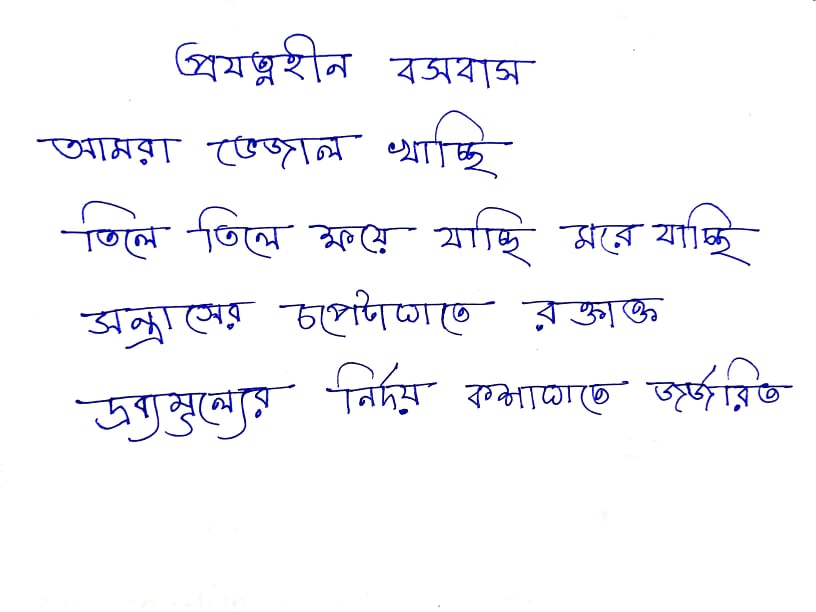
#> input picture OCR/full project/images/12.jpg, 816 x 612 px
$ python character.py
#> lines starting #> are read from the running program, lines starting #| are printed output that depends on the picture; after the words box and inside, x2 and y2 are one past the last pixel; in counts of white or black regions, pixels touching at a corner belong together
import cv2
import numpy as np
from matplotlib import pyplot as plt

IMG_DIR = 'images/'


image = cv2.imread(IMG_DIR + '12.jpg')
#> image is the input picture: shape (612, 816, 3); mean B, G, R 250.2, 246.7, 246.7
gray = cv2.cvtColor(image,cv2.COLOR_BGR2GRAY)
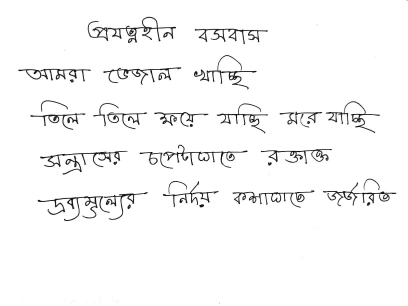
#> gray: shape (612, 816) (shown at 1/2 size); min 2, max 255, mean 247.1
thresh = cv2.threshold(gray, 0, 255, cv2.THRESH_BINARY_INV + cv2.THRESH_OTSU)[1]
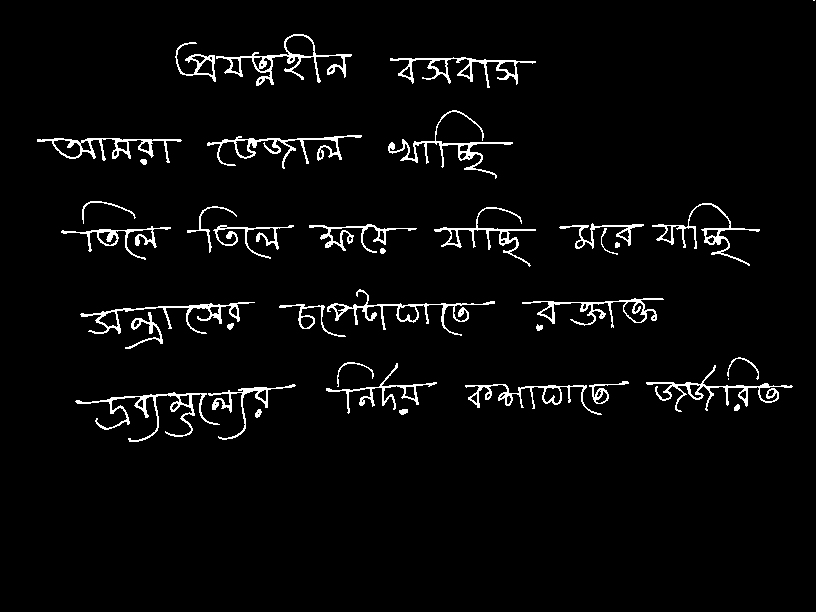
#> thresh: shape (612, 816); 3.5% white in thin lines or dots, all inside (x1, y1, x2, y2) = (37, 0, 815, 442)

# Remove horizontal
horizontal_kernel = cv2.getStructuringElement(cv2.MORPH_RECT, (12,1))
detected_lines = cv2.morphologyEx(thresh, cv2.MORPH_OPEN, horizontal_kernel, iterations=2)
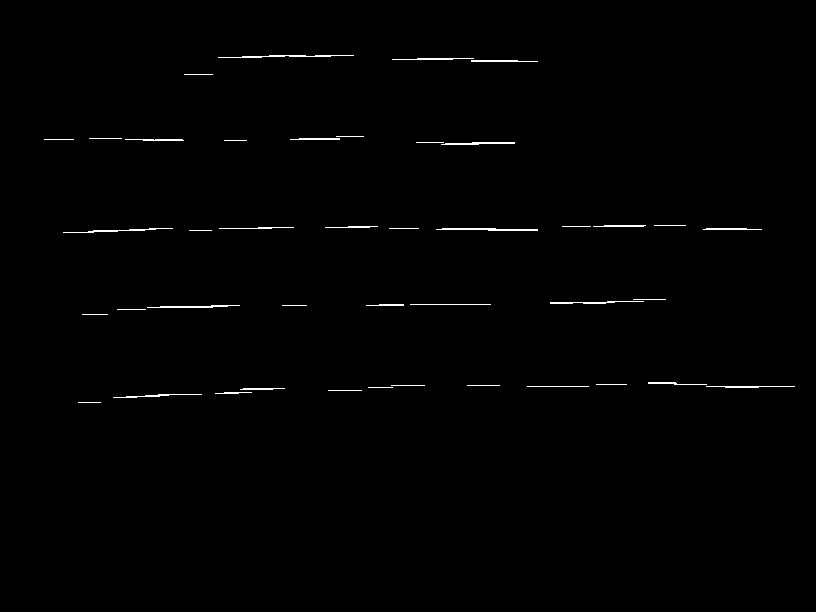
#> detected_lines: shape (612, 816); 0.61% white in thin lines or dots, all inside (x1, y1, x2, y2) = (44, 55, 795, 403)
cnts = cv2.findContours(detected_lines, cv2.RETR_EXTERNAL, cv2.CHAIN_APPROX_SIMPLE)
#> cnts = 42 contours, 24 with area under 20; largest, box (x1, y1, x2, y2) and area: (436, 228, 538, 231) 104, (441, 142, 515, 145) 76, (147, 305, 240, 308) 70, (218, 55, 354, 58) 69, (63, 228, 173, 233) 54
cnts = cnts[0] if len(cnts) == 2 else cnts[1]
for c in cnts:
    cv2.drawContours(image, [c], -1, (255,255,255), 2)
#> this loop made 42 passes
#> c on passes 1, 4, 6, 8, 9, 10, 11, 13: [[78, 402], [100, 402]], [[328, 390], [361, 390]], [[368, 387], [392, 387]], [[527, 386], [588, 386]], [[467, 385], [499, 385]], [[391, 385], [424, 385]], [[596, 384], [626, 384]], [[82, 314], [107, 314]]
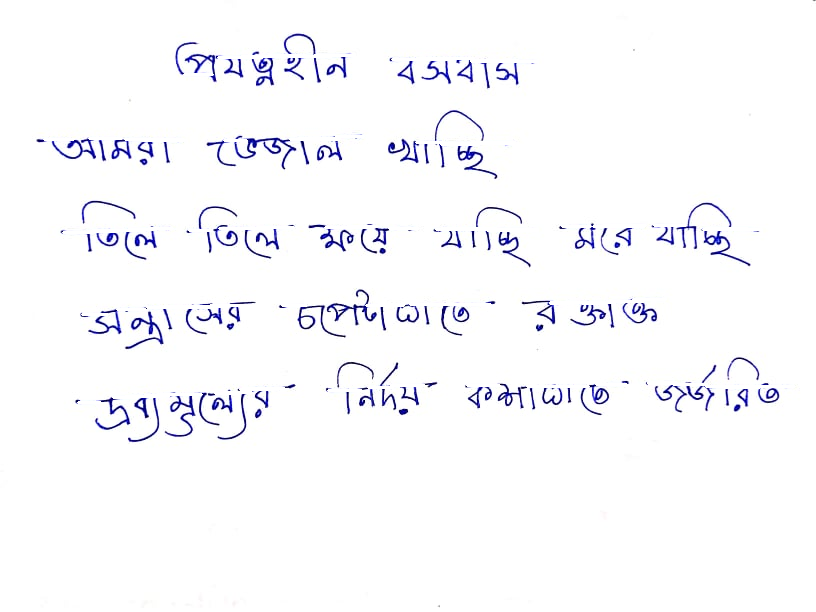
#> image: shape (612, 816, 3); 1.51% of pixels changed, all inside (x1, y1, x2, y2) = (43, 54, 796, 404)

# Repair image
repair_kernel = cv2.getStructuringElement(cv2.MORPH_RECT, (1,6))
#> repair_kernel = [1, 1, 1, 1, 1, 1]
result = 255 - cv2.morphologyEx(255 - image, cv2.MORPH_CLOSE, repair_kernel, iterations=1)

result=cv2.cvtColor(result, cv2.COLOR_BGR2GRAY);
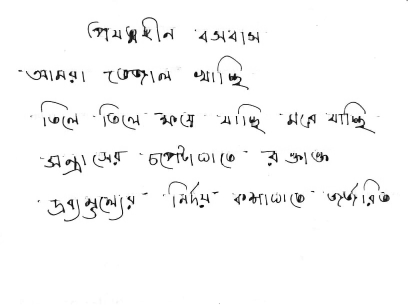
#> result: shape (612, 816) (shown at 1/2 size); min 2, max 255, mean 248.2
result = cv2.threshold(result, 0, 255, cv2.THRESH_BINARY_INV + cv2.THRESH_OTSU)[1]
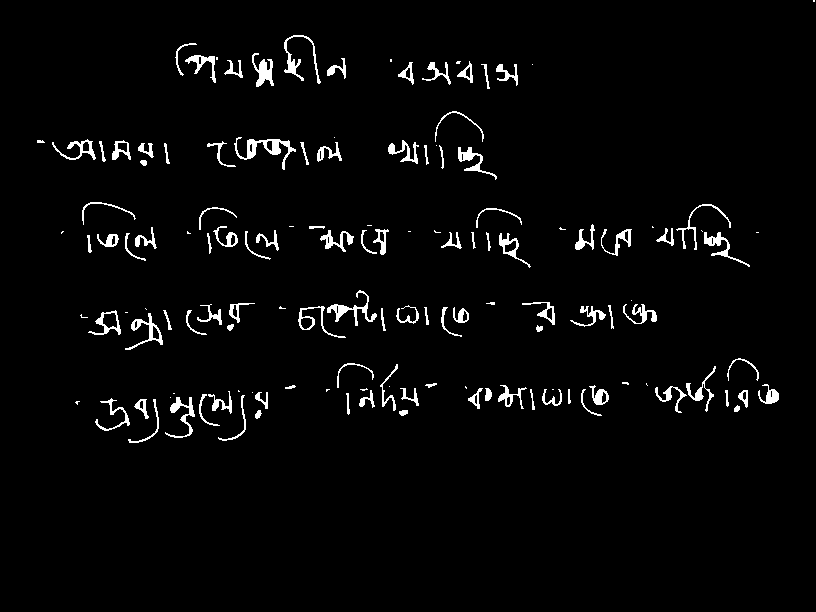
#> result: shape (612, 816); 2.9% white; 137 white regions (35 under 20 px)
contours, hierarchy = cv2.findContours(result,cv2.RETR_EXTERNAL,cv2.CHAIN_APPROX_NONE)
#> contours = 137 contours, 40 with area under 20; largest, box (x1, y1, x2, y2) and area: (234, 137, 296, 170) 478, (88, 310, 121, 335) 344, (125, 313, 163, 350) 318, (327, 290, 377, 326) 300, (252, 53, 274, 87) 276


for contour in contours:
    [x,y,w,h] = cv2.boundingRect(contour)
    if w <1 and h<1:
        continue
    cv2.rectangle(image,(x,y),(x+w,y+h),(255,0,255),1)
#> this loop made 137 passes
#> (x, y, w, h) on passes 1 to 8: (399, 410, 9, 6), (255, 410, 7, 9), (734, 405, 6, 7), (75, 401, 5, 4), (128, 399, 31, 44), (134, 399, 15, 20), (95, 398, 35, 33), (165, 397, 30, 41)
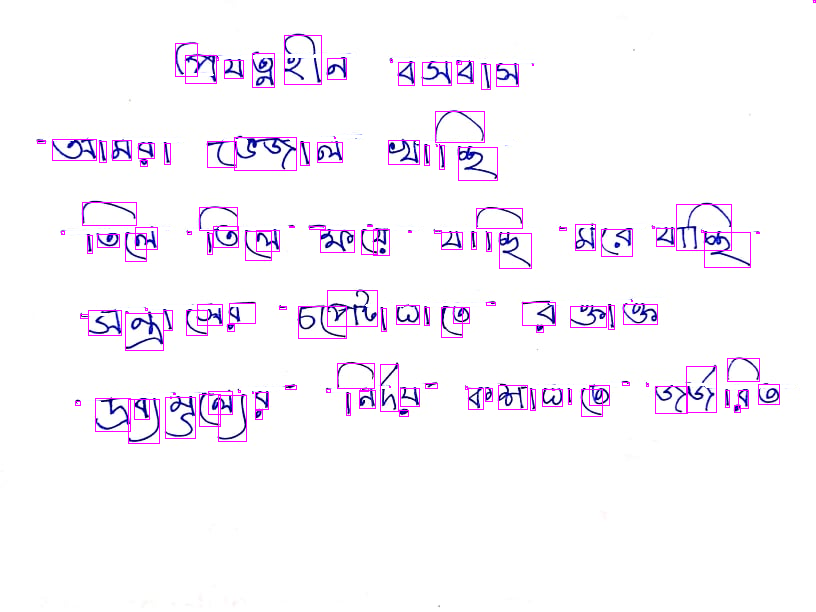
#> image: shape (612, 816, 3); 1.89% of pixels changed, all inside (x1, y1, x2, y2) = (37, 0, 816, 444)


cv2.imwrite("12.png", image)

$ run again, with OCR/full project/images/1.jpg copied over OCR/full project/images/12.jpg
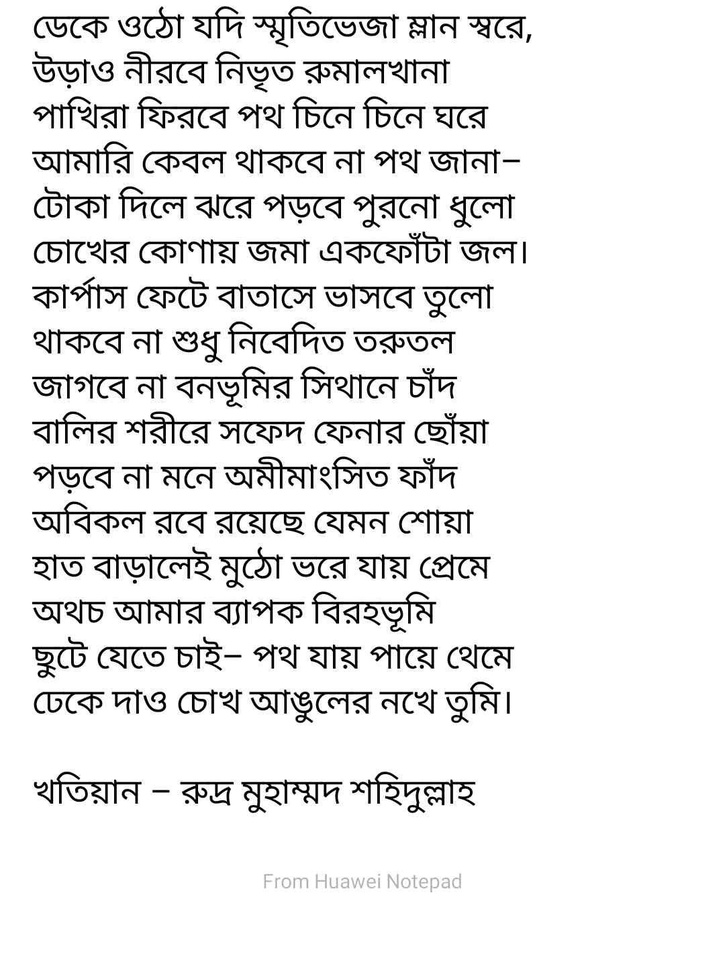
#> input picture OCR/full project/images/1.jpg, 725 x 973 px, shrunk from 1080 x 1448 before the run
#> image is the input picture: shape (973, 725, 3); min 0, max 255, mean 232.8
#> `thresh = cv2.threshold(gray, 0, 255, cv2.THRESH_BINARY_INV + cv2.THRES..`:
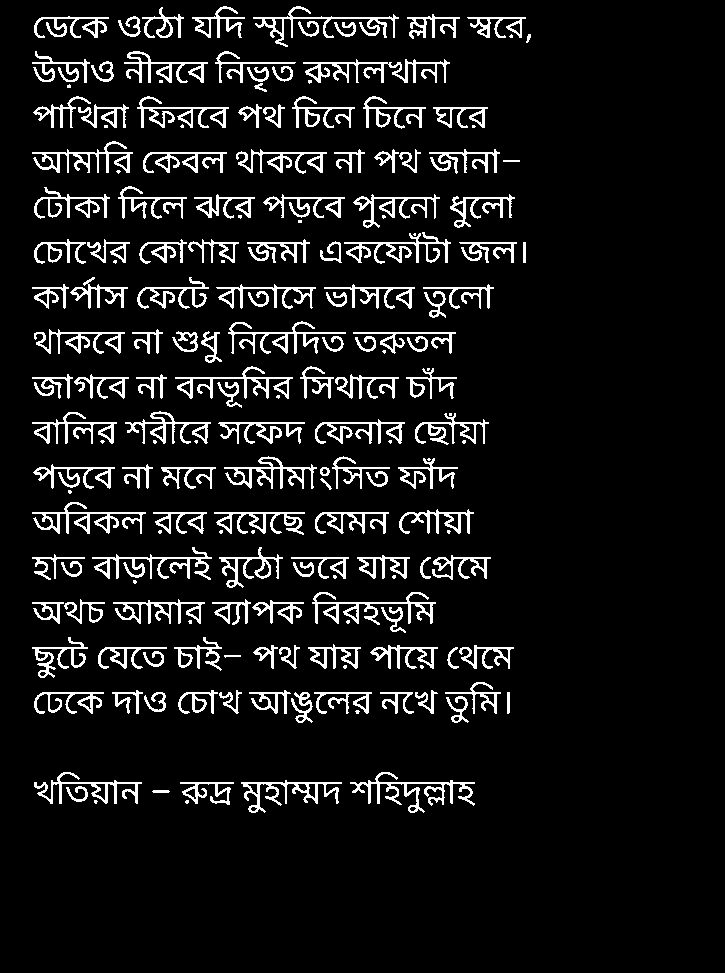
#> thresh: shape (973, 725); 8.5% white in thin lines or dots, all inside (x1, y1, x2, y2) = (32, 6, 531, 813)
#> detected_lines: shape (973, 725); 1.7% white in thin lines or dots, all inside (x1, y1, x2, y2) = (34, 17, 528, 784)
#> cnts = 97 contours, 1 with area under 20; largest, box (x1, y1, x2, y2) and area: (255, 17, 401, 19) 138, (314, 602, 438, 604) 123, (177, 377, 295, 379) 117, (230, 332, 348, 334) 117, (94, 557, 214, 559) 116
#> the loop `for c in cnts:` made 97 passes
#> c on passes 3, 5, 6, 7, 12, 16, 17, 18: [[182, 782], [182, 783], [235, 783], [235, 782]], [[447, 692], [447, 693], [502, 693], [502, 692]], [[382, 692], [382, 693], [414, 693], [414, 692]], [[316, 692], [316, 693], [373, 693], [373, 692]], [[476, 647], [476, 648], [515, 648], [515, 647]], [[107, 647], [106, 648], [168, 648], [168, 647]], [[34, 647], [34, 648], [89, 648], [89, 647]], [[314, 602], [314, 603], [437, 603], [437, 602]]
#> repair_kernel = [1, 1, 1, 1, 1, 1]
#> contours = 455 contours, 64 with area under 20; largest, box (x1, y1, x2, y2) and area: (35, 651, 56, 679) 376, (291, 693, 313, 724) 362, (432, 556, 453, 581) 354, (172, 332, 198, 353) 350, (150, 412, 175, 445) 334
#> the loop `for contour in contours:` made 455 passes
#> (x, y, w, h) on passes 1 to 3: (152, 791, 18, 3), (66, 787, 22, 16), (458, 786, 17, 21)
#> after the loop `for contour in contours:`:
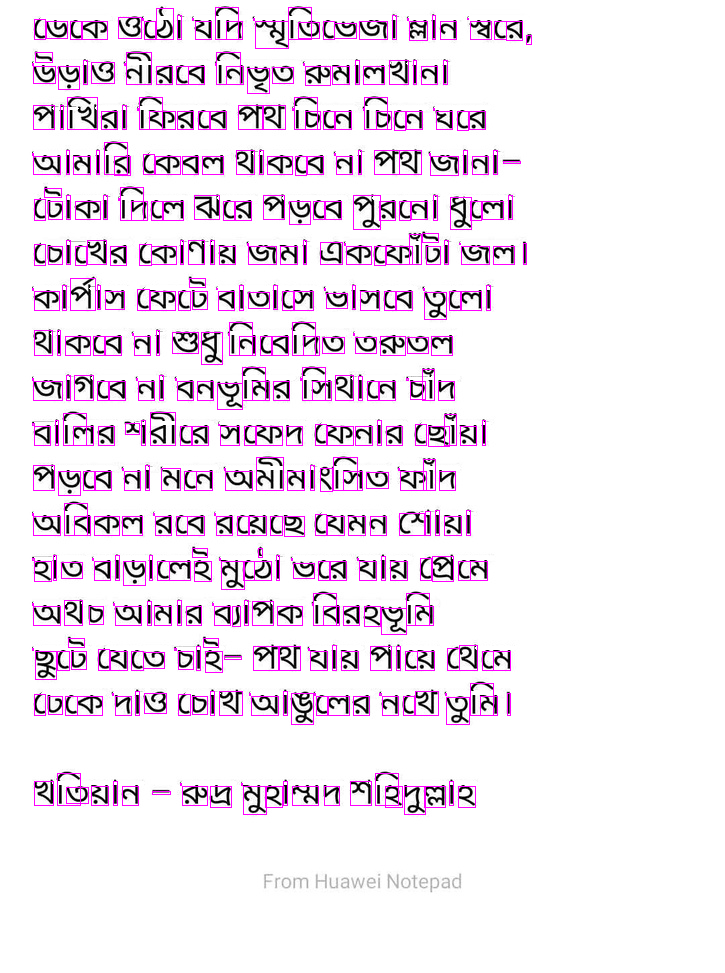
#> image: shape (973, 725, 3); mean B, G, R 239.9, 229.5, 239.9

$ run again, with OCR/full project/images/2.jpg copied over OCR/full project/images/12.jpg
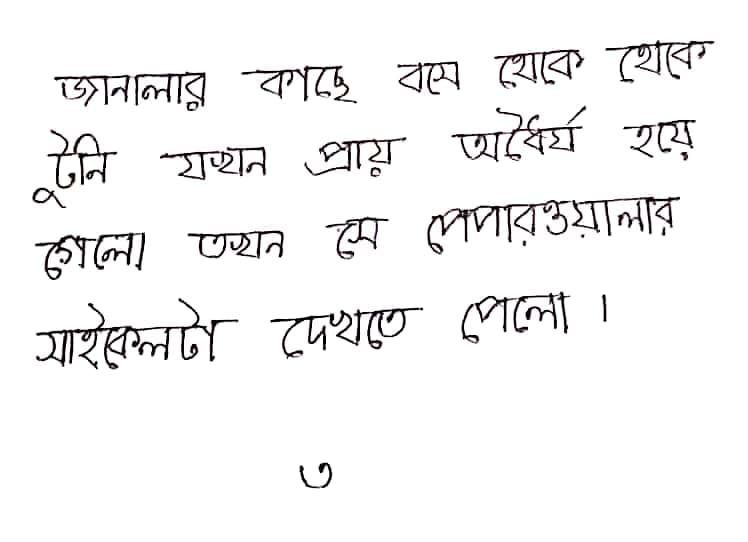
#> input picture OCR/full project/images/2.jpg, 748 x 542 px
#> image is the input picture: shape (542, 748, 3); mean B, G, R 243.9, 243.8, 244.2
#> `thresh = cv2.threshold(gray, 0, 255, cv2.THRESH_BINARY_INV + cv2.THRES..`:
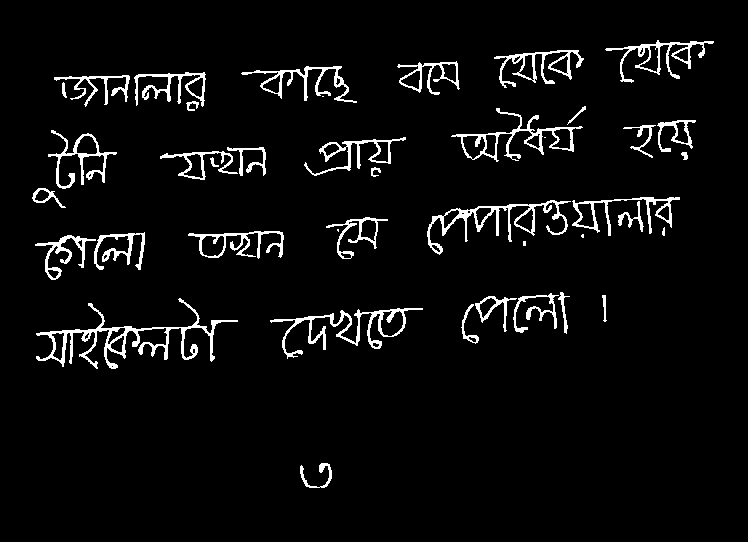
#> thresh: shape (542, 748); 4.7% white; 41 white regions (5 under 20 px), largest, box (x1, y1, x2, y2) and area: (36, 298, 238, 369) 2207, (427, 200, 571, 255) 1398, (270, 308, 423, 359) 1386
#> detected_lines: shape (542, 748); 0.64% white in thin lines or dots, all inside (x1, y1, x2, y2) = (37, 42, 716, 333)
#> cnts = 37 contours, 16 with area under 20; largest, box (x1, y1, x2, y2) and area: (42, 328, 122, 333) 109, (190, 232, 285, 236) 78, (56, 76, 132, 79) 76, (642, 42, 716, 46) 55, (344, 140, 402, 143) 54
#> the loop `for c in cnts:` made 37 passes
#> c on passes 3, 5, 7, 9, 12, 13, 17, 18: [[213, 320], [213, 321], [239, 321], [239, 320]], [[310, 316], [335, 316]], [[524, 296], [556, 296]], [[75, 239], [97, 239]], [[334, 224], [358, 224]], [[352, 219], [389, 219]], [[616, 199], [643, 199]], [[164, 155], [192, 155]]
#> repair_kernel = [1, 1, 1, 1, 1, 1]
#> contours = 113 contours, 27 with area under 20; largest, box (x1, y1, x2, y2) and area: (427, 208, 500, 256) 684, (330, 310, 406, 350) 552, (475, 297, 528, 334) 508, (496, 109, 544, 162) 466, (45, 236, 86, 281) 443
#> the loop `for contour in contours:` made 113 passes
#> (x, y, w, h) on passes 1 to 8: (300, 464, 32, 25), (69, 335, 4, 30), (79, 334, 19, 36), (81, 334, 10, 9), (36, 333, 31, 35), (181, 330, 17, 31), (132, 330, 39, 31), (104, 327, 28, 43)
#> after the loop `for contour in contours:`:
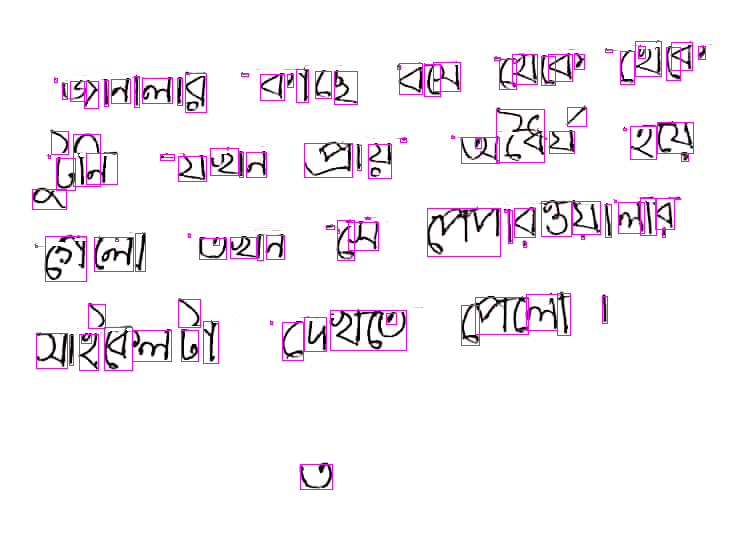
#> image: shape (542, 748, 3); mean B, G, R 246.8, 241, 247
